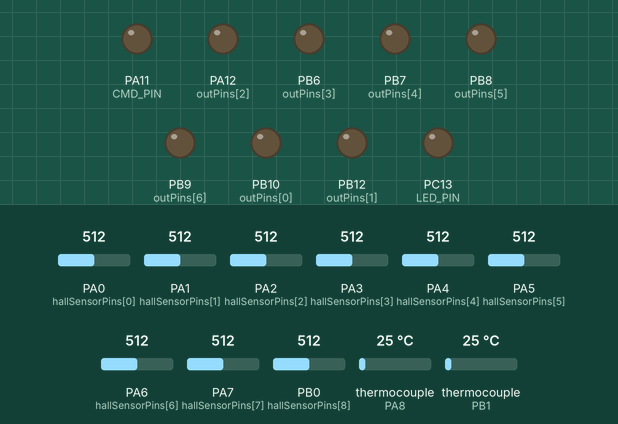
Simulated run of this sketch. Board: STM32 Black Pill. Parts: output pins drawn as LEDs (lit = HIGH). The inputs (shaded band) are chosen by the test bench; at power-on: PA0 (hallSensorPins[0]) = 512, PA1 (hallSensorPins[1]) = 512, PA2 (hallSensorPins[2]) = 512, PA3 (hallSensorPins[3]) = 512, PA4 (hallSensorPins[4]) = 512, PA5 (hallSensorPins[5]) = 512, PA6 (hallSensorPins[6]) = 512, PA7 (hallSensorPins[7]) = 512, PB0 (hallSensorPins[8]) = 512, thermocouple (sensors on PA8, PB1) 25 °C (analog values on the 0–1023 scale). WiFi joins after 1.5 s; servers stay silent unless stated; no MQTT or app messages arrive unless stated; pins used as bus, display or sensor lines are not drawn.

Above: at 0.3 s.
Timing chart, 0 to 5.5 s (numbered marks = the images above):
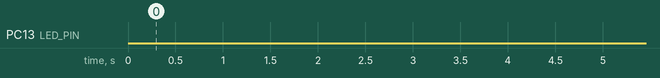

The sketch:

dblocker_mcu_master.ino
```cpp
// MASTER (STM32F411CEU6) - ROBUST VERSION
#include <SPI.h>
#include <Ethernet.h>
#include <PubSubClient.h>
#include <max6675.h>
#include <IWatchdog.h>

// --- CONFIGURATION ---
const bool USE_RS485 = false;
const unsigned long REBOOT_TIMEOUT = 30000; // 30s is safer than 60s for static IP

#define LED_PIN PC13
#define CMD_PIN PA11

// Ethernet
#define W5500_SCK PB3
#define W5500_MISO PB4
#define W5500_MOSI PB5
#define W5500_CS PA15
#define W5500_RST PC15

// Sensors
#define MAX_SCK PB13
#define MAX_MISO PB14
#define MAX_CS_1 PA8
#define MAX_CS_2 PB1

HardwareSerial SlaveSerial(PA10, PA9);

uint32_t outPins[7] = { PB10, PB12, PA12, PB6, PB7, PB8, PB9 };
uint32_t hallSensorPins[9] = { PA0, PA1, PA2, PA3, PA4, PA5, PA6, PA7, PB0 };

MAX6675 temp1(MAX_SCK, MAX_CS_1, MAX_MISO);
MAX6675 temp2(MAX_SCK, MAX_CS_2, MAX_MISO);

// Config ========================
byte mac[] = { 0xDE, 0xAD, 0xBE, 0xEF, 0xFE, 0x00 };
IPAddress ip(10, 88, 81, 10);
IPAddress gateway(10, 88, 81, 1);
IPAddress subnet(255, 255, 255, 0);
IPAddress myDns(8, 8, 8, 8);

IPAddress mqtt_broker(10, 88, 81, 1);
const char mqtt_user[] = "DBL0KER";
const char mqtt_pass[] = "4;1Yf,)`";

char serial_numb[10];
char topic_sub[64];
char topic_pub[64];
char topic_sta[64];

int allHallSensors[18];
float temperatures[2];
bool lastSlaveState[7] = { 0 };

unsigned long lastMqttRetry = 0;
unsigned long lastPublish = 0;
unsigned long lastSlaveMessage = 0;
unsigned long lastHeartbeat = 0;
unsigned long lastConnectionTime = 0;

bool slaveConnected = false;
bool isSystemSleeping = false;

EthernetClient ethClient;
PubSubClient mqttClient(ethClient);

// Config ========================
void generateIds() {
  snprintf(serial_numb, sizeof(serial_numb), "250000");
  snprintf(topic_sub, sizeof(topic_sub), "dbl/%s/cmd", serial_numb);
  snprintf(topic_pub, sizeof(topic_pub), "dbl/%s/rpt", serial_numb);
  snprintf(topic_sta, sizeof(topic_sta), "dbl/%s/sta", serial_numb);
}

uint8_t crc8(const char* data) {
  uint8_t crc = 0;
  while (*data) { crc ^= (uint8_t)(*data++); }
  return crc;
}

void sendToSlave(const char* data) {
  if (USE_RS485) {
      digitalWrite(CMD_PIN, HIGH);
      delayMicroseconds(50);
  }
  SlaveSerial.print(data);
  SlaveSerial.flush();
  if (USE_RS485) {
      delayMicroseconds(500);
      digitalWrite(CMD_PIN, LOW);
  }
}

void syncSlave() {
  char payload[64];
  if (isSystemSleeping) {
     snprintf(payload, sizeof(payload), "SLEEP");
  } else {
     snprintf(payload, sizeof(payload), "SET:%d,%d,%d,%d,%d,%d,%d",
           lastSlaveState[0], lastSlaveState[1], lastSlaveState[2],
           lastSlaveState[3], lastSlaveState[4], lastSlaveState[5], lastSlaveState[6]);
  }

  uint8_t crc = crc8(payload);

  char fullPacket[80];
  snprintf(fullPacket, sizeof(fullPacket), "$%s|%s%X\r\n",
           payload, (crc < 0x10 ? "0" : ""), crc);
  sendToSlave(fullPacket);
}

void handleSlaveData(char* rxBuf) {
  lastSlaveMessage = millis();
  slaveConnected = true;

  if (strstr(rxBuf, "REQ:SYNC")) {
    syncSlave();
    return;
  }

  if (strncmp(rxBuf, "CUR:", 4) == 0) {
    if (isSystemSleeping) {
        syncSlave();
        return;
    }

    char* ptr = rxBuf + 4;
    for (int i = 9; i < 18; i++) {
      if (ptr) {
        allHallSensors[i] = atoi(ptr);
        ptr = strchr(ptr, ',');
        if (ptr) ptr++;
      }
    }
  }
}

void publishData() {
  if (isSystemSleeping) {
      mqttClient.publish(topic_sta, "SLEEPING");
      return;
  }

  for (int i = 0; i < 9; i++) allHallSensors[i] = analogRead(hallSensorPins[i]);
  float t1 = temp1.readCelsius(); delay(5);
  float t2 = temp2.readCelsius();
  int t1i = isnan(t1) ? -9900 : (int)(t1 * 100);
  int t2i = isnan(t2) ? -9900 : (int)(t2 * 100);

  if (millis() - lastSlaveMessage > 10000) {
    slaveConnected = false;
    for (int i = 9; i < 18; i++) allHallSensors[i] = 0;
  }

  static char msg[300];
  int offset = 0;

  for (int i = 0; i < 18; i++) {
    // Append each number safely
    offset += snprintf(msg + offset, sizeof(msg) - offset, "%d,", allHallSensors[i]);
  }
  // Append tail
  snprintf(msg + offset, sizeof(msg) - offset, "%d,%d|%d", t1i, t2i, slaveConnected ? 1 : 0);

  mqttClient.publish(topic_pub, msg);
  digitalWrite(LED_PIN, !digitalRead(LED_PIN));
}

void goToSleep() {
  isSystemSleeping = true;
  for (int i = 0; i < 7; i++) digitalWrite(outPins[i], LOW);
  syncSlave();
  mqttClient.publish(topic_sta, "SLEEPING");
}

void mqttCallback(char* topic, byte* payload, unsigned int length) {
  char msgBuffer[20];
  int copyLen = (length < 19) ? length : 19;
  memcpy(msgBuffer, payload, copyLen);
  msgBuffer[copyLen] = '\0';

  if (strncmp(msgBuffer, "SLEEP", 5) == 0) {
    goToSleep();
    return;
  }
  if (strncmp(msgBuffer, "WAKE_RST", 8) == 0) {
    mqttClient.publish(topic_sta, "GLOBAL RESET...");
    sendToSlave("$RESET|\r\n");
    delay(500);
    NVIC_SystemReset();
    return;
  }
  if (strncmp(msgBuffer, "RST_SLAVE", 9) == 0) {
    sendToSlave("$RESET|\r\n");
    return;
  }
  if (!isSystemSleeping && length == 2) {
    uint16_t mask = ((uint16_t)payload[0] << 8) | payload[1];
    for (int i = 0; i < 7; i++) digitalWrite(outPins[i], (mask & (1 << i)) ? HIGH : LOW);
    for (int i = 0; i < 7; i++) lastSlaveState[i] = (mask & (1 << (i + 7)));
    syncSlave();
  }
}

void setup() {
  IWatchdog.begin(20000000);
  analogReadResolution(10);

  SlaveSerial.begin(9600);
  pinMode(CMD_PIN, OUTPUT); digitalWrite(CMD_PIN, LOW);

  // Hardware Reset W5500
  pinMode(W5500_RST, OUTPUT);
  digitalWrite(W5500_RST, LOW); delay(50);
  digitalWrite(W5500_RST, HIGH); delay(200);
  pinMode(LED_PIN, OUTPUT);

  for (int i = 0; i < 7; i++) {
    pinMode(outPins[i], OUTPUT);
    digitalWrite(outPins[i], LOW);
  }

  generateIds();
  SPI.setMOSI(W5500_MOSI); SPI.setMISO(W5500_MISO); SPI.setSCLK(W5500_SCK); SPI.begin();
  Ethernet.init(W5500_CS);
  Ethernet.begin(mac, ip, myDns, gateway, subnet);

  // ADDED BACK: Fail-fast if hardware is broken
  if (Ethernet.hardwareStatus() == EthernetNoHardware) {
    while (true) {
      // Rapid blink means HARDWARE ERROR (W5500 dead/unplugged)
      digitalWrite(LED_PIN, !digitalRead(LED_PIN));
      delay(50);
      IWatchdog.reload();
    }
  }

  mqttClient.setBufferSize(512);
  mqttClient.setServer(mqtt_broker, 1883);
  mqttClient.setCallback(mqttCallback);

  syncSlave();
  lastConnectionTime = millis();
}

void loop() {
  IWatchdog.reload();
  unsigned long now = millis();

  if (now - lastHeartbeat > 2000) {
      lastHeartbeat = now;
      syncSlave();
  }

  if (!mqttClient.connected()) {
    if (Ethernet.linkStatus() == LinkON) {
        if (now - lastMqttRetry > 5000) {
          lastMqttRetry = now;

          // SAFETY: Reload Watchdog BEFORE blocking network call
          IWatchdog.reload();

          if (mqttClient.connect(serial_numb, mqtt_user, mqtt_pass, topic_sta, 1, true, "OFFLINE")) {
            mqttClient.subscribe(topic_sub);
            mqttClient.publish(topic_sta, isSystemSleeping ? "SLEEPING" : "ONLINE", true);
            lastConnectionTime = now;
            syncSlave();
          }
        }
    } else {
       lastMqttRetry = now;
    }

    // REBOOT STRATEGY
    if (now - lastConnectionTime > REBOOT_TIMEOUT) {
        // Reset W5500 Hardware first
        digitalWrite(W5500_RST, LOW); delay(10);
        digitalWrite(W5500_RST, HIGH); delay(100);
        // Then Reboot System
        NVIC_SystemReset();
    }
  } else {
    mqttClient.loop();
    lastConnectionTime = now;
  }

  if (now - lastPublish > 2000) {
    lastPublish = now;
    if (mqttClient.connected()) {
      publishData();
    }
  }

  static char rxBuf[128];
  static int rxIdx = 0;
  while (SlaveSerial.available()) {
    char c = SlaveSerial.read();
    if (c == '$') rxIdx = 0;
    else if (c == '\n' || c == '\r') {
      if (rxIdx > 0) {
        rxBuf[rxIdx] = 0;
        handleSlaveData(rxBuf);
        rxIdx = 0;
      }
    }
    else if (rxIdx < 127) {
      rxBuf[rxIdx++] = c;
    }
  }
}
```

Measured:
- by itself, PC13 (LED_PIN): alternates HIGH for 2.0 s and LOW for 2.0 s
